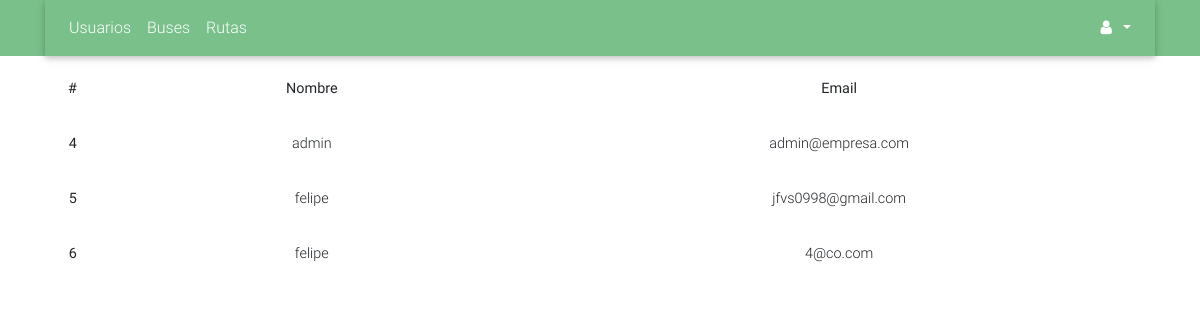
Page /view/admin/users.php on the committed database.
### tables this page shows
CREATE TABLE `usuario` (
  `id_usuario` int(11) NOT NULL AUTO_INCREMENT,
  `nombre_usuario` varchar(120) NOT NULL,
  `email_usuario` varchar(120) DEFAULT NULL,
  `password_usuario` varchar(120) DEFAULT NULL,
  PRIMARY KEY (`id_usuario`)
);

### view/admin/users.php (the view, shortened to what this page needs)
<!DOCTYPE html>
<html lang="en">
<head>
    <link rel="stylesheet" href="https://maxcdn.bootstrapcdn.com/font-awesome/4.7.0/css/font-awesome.min.css">
    <link href="/css/bootstrap.min.css" rel="stylesheet">
    <link href="/css/mdb.min.css" rel="stylesheet">
    <link href="/css/style.css" rel="stylesheet">
</head>
<body>
        <div class="rgba-gradient">
            <div class="container">
                    <nav class="mb-1 navbar navbar-expand-lg navbar-dark default-color">
                            <div class="collapse navbar-collapse" id="navbarSupportedContent-3">
                                <ul class="navbar-nav mr-auto">
                                    <li class="nav-item ">
                                        <a class="nav-link waves-effect waves-light" href="users.php">Usuarios
                                        </a>
                                    </li>
                                    <li class="nav-item">
                                        <a class="nav-link waves-effect waves-light" href="buses.php">Buses</a>
                                    </li>
                                    <li class="nav-item">
                                        <a class="nav-link waves-effect waves-light" href="routes.php">Rutas</a>
                                    </li>
                                </ul>
                                <ul class="navbar-nav ml-auto nav-flex-icons">
                                   <form action="" method="post">
                                        <li class="nav-item dropdown">
                                            <a class="nav-link dropdown-toggle waves-effect waves-light" id="navbarDropdownMenuLink" data-toggle="dropdown" aria-haspopup="true" aria-expanded="true">
                                                <i class="fa fa-user"></i>
                                            </a>
                                        </li>
                                    </form>
                                </ul>
                            </div>
                        </nav>
            </div>
        </div>
                <table class="table table-borderless text-center">
                <thead>
                    <tr>
                        <th>#</th>
                        <th>Nombre</th>
                        <th>Email</th>
                    </tr>
                </thead>
                <tbody>
                    <?php
                    include("../../connection/Connection.php");
                    $consulta = mysqli_query($connect, "SELECT * FROM usuario");
                    while ($vector = mysqli_fetch_array($consulta)) {
                        echo "<tr>";
                        echo "<th scope='row'>" . $vector['id_usuario'] . "</th>";
                        echo "<td>" . $vector['nombre_usuario'] . "</td>";
                        echo "<td>" . $vector['email_usuario'] . "</td>";
                        echo "</tr>";
                    }
                    ?>
                </tbody>
                </table>
</body>

### css/style.css (style rules this page uses)
html, body, header, .view { height: 100%; }
.navbar:not(.top-nav-collapse) { background: transparent !important; }
.rgba-gradient { background: -webkit-linear-gradient(45deg, rgba(0, 0, 0, 1.7), rgba(122, 192, 139, 7.4) 0%); background: linear-gradient(to 45deg, rgba(0, 0, 0, 0.7), rgba(72, 15, 144, 0.4) 100%); }

### rows in the picture
usuario: id_usuario "4", nombre_usuario "admin", email_usuario "admin@empresa.com"
usuario: id_usuario "5", nombre_usuario "felipe", email_usuario "jfvs0998@gmail.com"
usuario: id_usuario "6", nombre_usuario "felipe", email_usuario "4@co.com"
